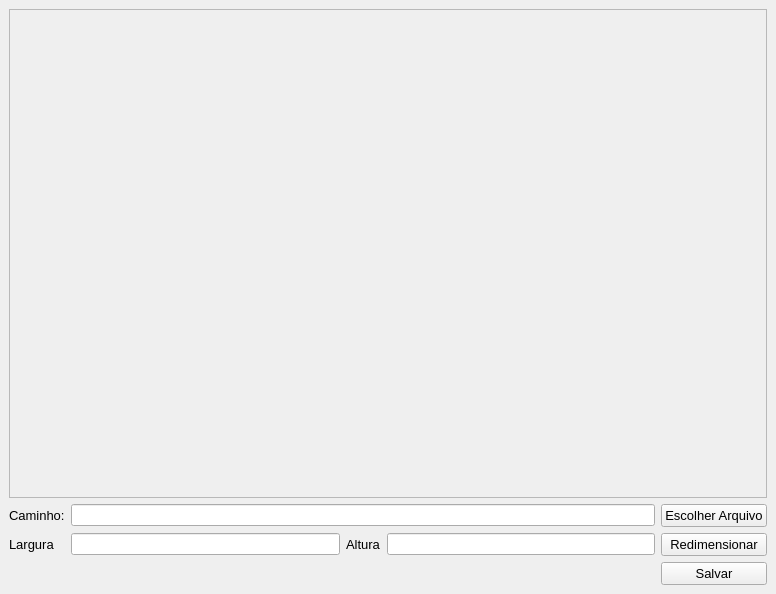
<?xml version="1.0" encoding="UTF-8"?>
<ui version="4.0">
 <class>MainWindow</class>
 <widget class="QMainWindow" name="MainWindow">
  <property name="geometry">
   <rect>
    <x>0</x>
    <y>0</y>
    <width>776</width>
    <height>594</height>
   </rect>
  </property>
  <property name="windowTitle">
   <string>Redimensionar Imagem</string>
  </property>
  <property name="autoFillBackground">
   <bool>false</bool>
  </property>
  <widget class="QWidget" name="centralwidget">
   <layout class="QGridLayout" name="gridLayout">
    <item row="0" column="0" colspan="5">
     <widget class="QScrollArea" name="scrollArea">
      <property name="widgetResizable">
       <bool>true</bool>
      </property>
      <widget class="QWidget" name="scrollAreaWidgetContents">
       <property name="geometry">
        <rect>
         <x>0</x>
         <y>0</y>
         <width>756</width>
         <height>484</height>
        </rect>
       </property>
       <layout class="QGridLayout" name="gridLayout_2">
        <item row="0" column="0">
         <widget class="QLabel" name="LabelImg">
          <property name="text">
           <string/>
          </property>
         </widget>
        </item>
       </layout>
      </widget>
     </widget>
    </item>
    <item row="1" column="4">
     <widget class="QPushButton" name="btnChooseFile">
      <property name="font">
       <font>
        <pointsize>10</pointsize>
       </font>
      </property>
      <property name="text">
       <string>Escolher Arquivo</string>
      </property>
     </widget>
    </item>
    <item row="1" column="0">
     <widget class="QLabel" name="Path">
      <property name="font">
       <font>
        <pointsize>10</pointsize>
       </font>
      </property>
      <property name="text">
       <string>Caminho:</string>
      </property>
     </widget>
    </item>
    <item row="3" column="4">
     <widget class="QPushButton" name="btnSave">
      <property name="font">
       <font>
        <pointsize>10</pointsize>
       </font>
      </property>
      <property name="text">
       <string>Salvar</string>
      </property>
      <property name="flat">
       <bool>false</bool>
      </property>
     </widget>
    </item>
    <item row="1" column="1" colspan="3">
     <widget class="QLineEdit" name="inputOpenFile"/>
    </item>
    <item row="2" column="4">
     <widget class="QPushButton" name="btnResizePicture">
      <property name="font">
       <font>
        <pointsize>10</pointsize>
       </font>
      </property>
      <property name="text">
       <string>Redimensionar</string>
      </property>
     </widget>
    </item>
    <item row="2" column="3">
     <widget class="QLineEdit" name="inputHeight"/>
    </item>
    <item row="2" column="2">
     <widget class="QLabel" name="label_2">
      <property name="font">
       <font>
        <pointsize>10</pointsize>
       </font>
      </property>
      <property name="text">
       <string>Altura</string>
      </property>
     </widget>
    </item>
    <item row="2" column="0">
     <widget class="QLabel" name="label">
      <property name="font">
       <font>
        <pointsize>10</pointsize>
       </font>
      </property>
      <property name="text">
       <string>Largura</string>
      </property>
     </widget>
    </item>
    <item row="2" column="1">
     <widget class="QLineEdit" name="inputWidth"/>
    </item>
   </layout>
  </widget>
 </widget>
 <resources/>
 <connections/>
</ui>
